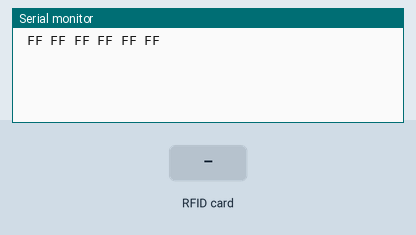
This sketch was run on a simulated ESP8266 (NodeMCU). Shown: the last lines printed to the serial monitor. Inputs (shaded band) come from the test bench.

Above: at 1.2 s.
1.3 s: RFID card E3 26 92 03 held to the reader
At 2.5 s:
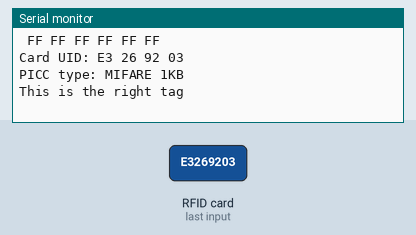
2.8 s: RFID card 5E 7A 19 C4 held to the reader
At 3.2 s:
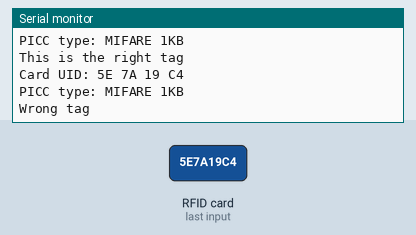

The sketch:

UIDValidation.ino
```cpp
#include <SPI.h>
#include <MFRC522.h>

#define RST_PIN         D0
#define SS_PIN          D8

MFRC522 mfrc522(SS_PIN, RST_PIN);   // Create MFRC522 instance.
MFRC522::MIFARE_Key key;

void setup() {
    Serial.begin(9600); // Initialize serial communications with the PC
    while (!Serial);    // Do nothing if no serial port is opened (added for Arduinos based on ATMEGA32U4)
    SPI.begin();        // Init SPI bus
    mfrc522.PCD_Init(); // Init MFRC522 card

    // Prepare the key (used both as key A and as key B)
    // using FFFFFFFFFFFFh which is the default at chip delivery from the factory
    for (byte i = 0; i < 6; i++) {
        key.keyByte[i] = 0xFF;
    }
    dump_byte_array(key.keyByte, MFRC522::MF_KEY_SIZE);
    Serial.println();
}


void loop() {
    // Reset the loop if no new card present on the sensor/reader. This saves the entire process when idle.
    if ( ! mfrc522.PICC_IsNewCardPresent())
        return;

    // Select one of the cards
    if ( ! mfrc522.PICC_ReadCardSerial())
        return;

    // Show some details of the PICC (that is: the tag/card)
    Serial.print(F("Card UID:"));
    dump_byte_array(mfrc522.uid.uidByte, mfrc522.uid.size);
    Serial.println();
    Serial.print(F("PICC type: "));
    MFRC522::PICC_Type piccType = mfrc522.PICC_GetType(mfrc522.uid.sak);
    Serial.println(mfrc522.PICC_GetTypeName(piccType));


    // Check for compatibility
    if (    piccType != MFRC522::PICC_TYPE_MIFARE_MINI
        &&  piccType != MFRC522::PICC_TYPE_MIFARE_1K
        &&  piccType != MFRC522::PICC_TYPE_MIFARE_4K) {
        Serial.println(F("No valid tag"));
        return;
    }

    MFRC522::StatusCode status;

    String content= "";
    get_UID(content);

    // Halt PICC
    mfrc522.PICC_HaltA();
    // Stop encryption on PCD
    mfrc522.PCD_StopCrypto1();
}


void dump_byte_array(byte *buffer, byte bufferSize) {
    for (byte i = 0; i < bufferSize; i++) {
        Serial.print(buffer[i] < 0x10 ? " 0" : " ");
        Serial.print(buffer[i], HEX);
    }
}


void get_UID(String content) {
  for (byte i = 0; i < mfrc522.uid.size; i++)
  {
     content.concat(String(mfrc522.uid.uidByte[i] < 0x10 ? " 0" : " "));
     content.concat(String(mfrc522.uid.uidByte[i], HEX));
  }
  content.toUpperCase();
  if (content.substring(1) == "E3 26 92 03")
  {
    Serial.println("This is the right tag");
  }

 else   {
    Serial.println("Wrong tag");
  }
}
```

Measured:
- after the input at 1.3 s, the serial monitor: prints a new line at once (image 1)
- after the input at 2.8 s, the serial monitor: prints a new line at once (image 2)
